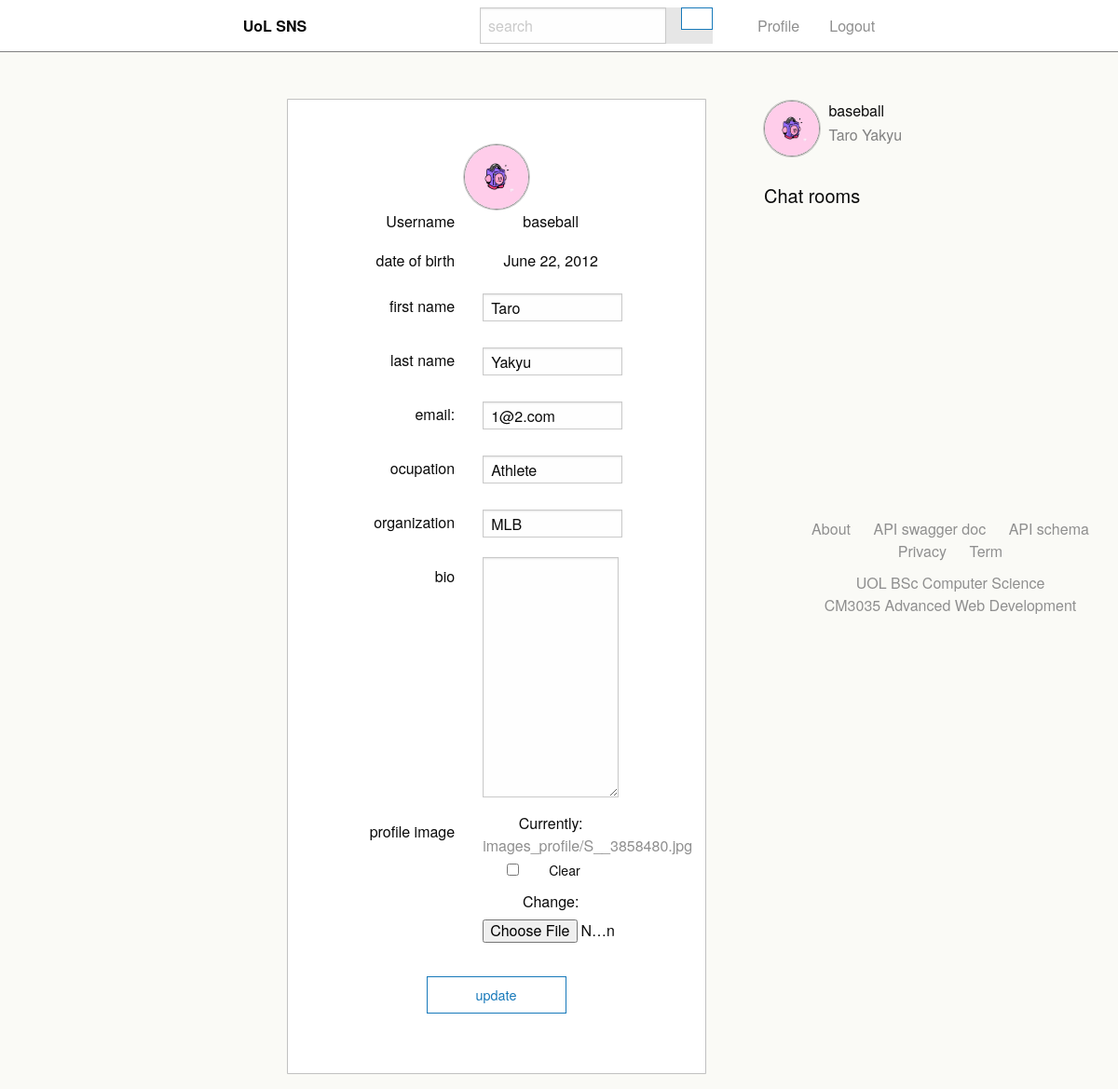
Screenshot of /profile/ (signed in) with the database file from the repository.
### snsApp/models.py (models this page shows, shortened)
class AppUser(models.Model):
    user = models.OneToOneField(User, on_delete=models.CASCADE, related_name="profile")
    profileImage = models.ImageField(upload_to='images_profile', null=True, blank=True)
    dateOfBirth = models.DateField(null=True, blank=True)
    ocupation = models.CharField(max_length=60, null=True, blank=True)
    organization = models.CharField(max_length=100, null=True, blank=True)
    bio = models.CharField(max_length=400, null=True, blank=True)

### snsApp/views.py (the view)
# urls.py: path('profile/', views.user_profile, name='user-profile'),
@login_required
def user_profile(request):
    user = request.user
    if user.is_authenticated:
        user_profile = AppUser.objects.get(user=user)
        if user_profile.profileImage:
            image_url = user_profile.profileImage.url
            old_image_url = user_profile.profileImage.path
        else:
            image_url= None
            old_image_url = None
        if request.method == "POST":
            user_form = UserFormUpdate(request.POST or None, instance=user)
            user_profile_form = UserProfileFormUpdate(request.POST or None, request.FILES, instance=user_profile, initial={ "ocupation":user_profile.ocupation, "organization":user_profile.organization})
            if user_form.is_valid() and user_profile_form.is_valid():#form validation
                user_form.save()
                if user_profile.profileImage:
                    new_image_url = user_profile.profileImage.path
                    if old_image_url==new_image_url:
                        user_profile_form.save()
                    elif old_image_url==None:
                        user_profile_form.save()
                    else:
                        os.remove(old_image_url)
                        user_profile_form.save()
                else:
                    user_profile_form.save()
                return HttpResponseRedirect('/profile')
        else:
            user_form = UserFormUpdate(instance=user)
            user_profile_form = UserProfileFormUpdate(instance=user_profile)
    else:
        return HttpResponseRedirect('/login')
    return render(request, "snsApp/user_profile.html", {"user":user, "user_profile":user_profile, "img_url":image_url, "user_form":user_form, "profile_form":user_profile_form})

### snsApp/forms.py
class UserFormUpdate(forms.ModelForm):
    email = forms.EmailField(required=False, widget=forms.TextInput(attrs={'class':'profile-update', "id":"profile-update"}), label='email:')
    first_name = forms.CharField(required=False, widget=forms.TextInput(attrs={'class':'profile-update'}), label='first name')
    last_name = forms.CharField(required=False, widget=forms.TextInput(attrs={'class':'profile-update'}), label='last name')
    class Meta:
        model = User
        fields = ('first_name', 'last_name','email')

class UserProfileFormUpdate(forms.ModelForm):
    ocupation = forms.CharField(required=False, widget=forms.TextInput(attrs={'class':'profile-update'}), label='ocupation')
    organization = forms.CharField(required=False, widget=forms.TextInput(attrs={'class':'profile-update'}), label='organization')
    bio = forms.CharField(required=False, widget=forms.Textarea(), label='bio')
    profileImage = forms.ImageField(label='profile image', required=False)
    class Meta:
        model = AppUser
        fields = ('ocupation', 'organization', 'bio', 'profileImage')

### snsApp/templates/snsApp/user_profile.html (shortened to what this page needs)
{% extends "snsApp/home_base.html" %}
{% block content %}
  {% if user.is_authenticated %}
    <div class="callout large" id='user-profile' style="width:450px;">
      <div class="sidebar-profile" id="user-profile-img">
        {% if user_profile.profileImage %}
          <a href="#"><img class="thumbnail" id="user-profile-thumbnail" src="{{ img_url }}" alt="User profile image"></a>
        {% else %}
          <a href="#"><img class="thumbnail" id="user-profile-thumbnail" src="/static/media/blank.png" alt="Defalut preofile image"></a>
        {% endif %}
      </div>
      <div class="grid-x grid-padding-x">
        <div class="small-5 cell">
          <p>Username</p>
          <p>date of birth</p>
        </div>
        <div class="small-6 cell">
          <p>{{ user }}</p>
          <p>{{ user_profile.dateOfBirth }}</p>
        </div>
      </div>
      <form action="/profile/" method="post" enctype="multipart/form-data">
        <div class="grid-x grid-padding-x">
          {% for field in user_form %}
            <div class="small-5 cell">
              <label class="text-right middle">{{ field.label }}</label>
            </div>
            <div class="small-6 cell">
              {{ field }}
            </div>
          {% endfor %}
          {% for field in profile_form %}
            <div class="small-5 cell">
              <label class="text-right middle">{{ field.label }}</label>
            </div>
            <div class="small-6 cell">
              {{ field }}
            </div>
          {% endfor %}
        </div>
        <button type="submit" class="hollow button" id="update-button">update</button>
      </form>
    </div>
  {% else %}
    <h5>Welcome to SNS</h5>
  {% endif%}
{% endblock %}
{% block sidebar%}
  {% include "snsApp/sidebar.html" %}
{% endblock %}

### snsApp/templates/snsApp/sidebar.html (shortened to what this page needs)
{% if user.is_authenticated %}
    <div class="sidebar">
      <div class="sidebar-profile" id="sidebar-profile-img">
        {% if user_profile.profileImage %}
          <a href="/user_home"><img class="thumbnail" src="{{ img_url }}" alt="User profile image"></a>
        {% else %}
          <a href="/user_home"><img class="thumbnail" src="/static/media/blank.png" alt="Defalut preofile image"></a>
        {% endif %}
      </div>
      <div class="sidebar-profile" id="sidebar-profile-user">
        <p id='sidebar-profile-username'>{{ user.username }}</p>
        <p id='sidebar-profile-name'>{{ user.first_name }} {{ user.last_name }}</p>
      </div>
    </div>
    <div class="sidebar-chat">
      <h5> Chat rooms </h5>
    </div>
    {% include "./footer.html" %}
  {% else %}
    <div class="callout">
      <p>Please <a id="register-nav" href="/login">login</a> to your account.</p>
      <p>Don't have an account? <a id="register-nav" href="/signup">sign up now!</a></p>
    </div>
  {% endif %}

### snsApp/static/css/stylesheet.css (style rules this page uses)
body { background-color: #FAFAF6; }
.cell { height: 100%; }
.callout { width: 300px; text-align: center; border-radius: 1px; }
#user-profile { width: 450px; }
.profile-update { width: 150px; height: 30px; display: inline-block; }
.small-5.cell p { text-align: right; }
.small-5.cell label { font-size: 16px; }
.small-6.cell input { margin-top: 7px; margin-right: 20px; }
#update-button { width: 150px; margin-top: 20px; }
#user-profile-img { width: 70px; height: 70px; }
#user-profile-thumbnail { width: 80px; height: 70px; }
.sidebar { height: 60px; text-align: left; }
.sidebar-profile { display: inline-block; margin: auto; }
#sidebar-profile-img { width: 60px; height: 60px; }
#sidebar-profile-user { height: 50px; margin-left: 5px; }
#sidebar-profile-username { margin: 0; }
#sidebar-profile-name { color: gray; }
.thumbnail { border-radius: 40px; width: 60px; height: 60px; border: 1px solid; }
.sidebar-chat { height: 300px; margin-top: 30px; }
a { color: #8f8f8f; }

### rows the page displays
AppUser: dateOfBirth "June 22, 2012", profile_form "Athlete" "MLB"

### other values shown
{{ user }} "baseball"
{{ field.label }} "first name" "last name" "email:"
{{ field.label }} "ocupation" "organization" "bio" "profile image"
{{ user.username }} "baseball"
{{ user.first_name }} "Taro"
{{ user.last_name }} "Yakyu"
